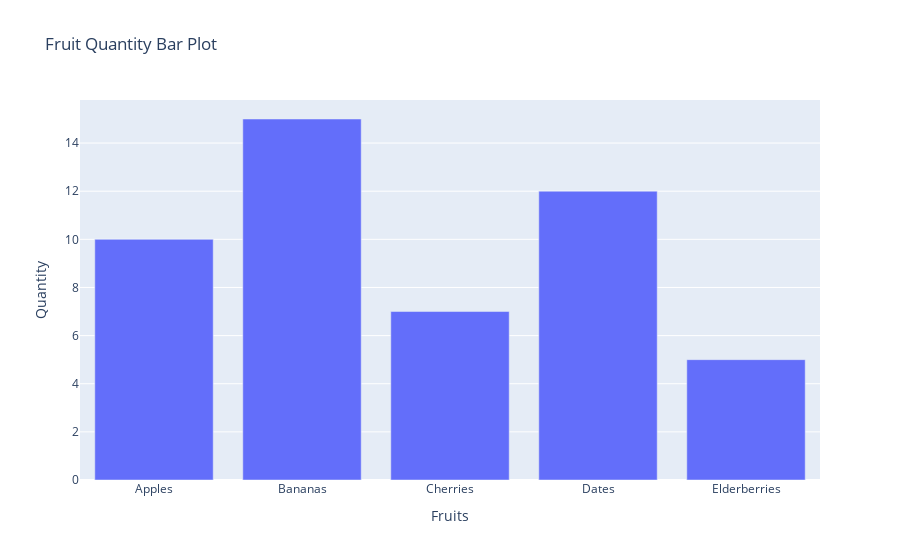

The cell this chart's notebook holds for it:
### Code cell
# Que-27 Generate a bar plot using Plotly?
import plotly.express as px
import pandas as pd

data = {
    'Fruits': ['Apples', 'Bananas', 'Cherries', 'Dates', 'Elderberries'],
    'Quantity': [10, 15, 7, 12, 5]
}

df = pd.DataFrame(data)

px.bar(df, x='Fruits', y='Quantity', title='Fruit Quantity Bar Plot')

### Figure 1 — Plotly figure (JSON) as saved in the notebook; plotly's stock layout.template omitted (floating-point values rounded to 4 significant figures)
{"data": [{"alignmentgroup": "True", "hovertemplate": "Fruits=%{x}<br>Quantity=%{y}<extra></extra>", "legendgroup": "", "marker": {"color": "#636efa", "pattern": {"shape": ""}}, "name": "", "offsetgroup": "", "orientation": "v", "showlegend": false, "textposition": "auto", "type": "bar", "x": ["Apples", "Bananas", "Cherries", "Dates", "Elderberries"], "xaxis": "x", "y": [10, 15, 7, 12, 5], "yaxis": "y"}], "layout": {"barmode": "relative", "legend": {"tracegroupgap": 0}, "title": {"text": "Fruit Quantity Bar Plot"}, "xaxis": {"anchor": "y", "domain": [0, 1], "title": {"text": "Fruits"}}, "yaxis": {"anchor": "x", "domain": [0, 1], "title": {"text": "Quantity"}}}}
